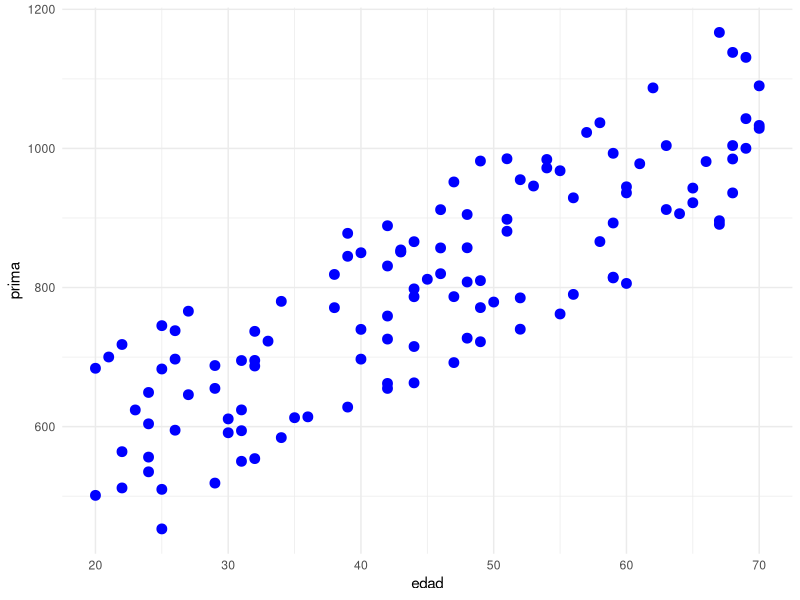
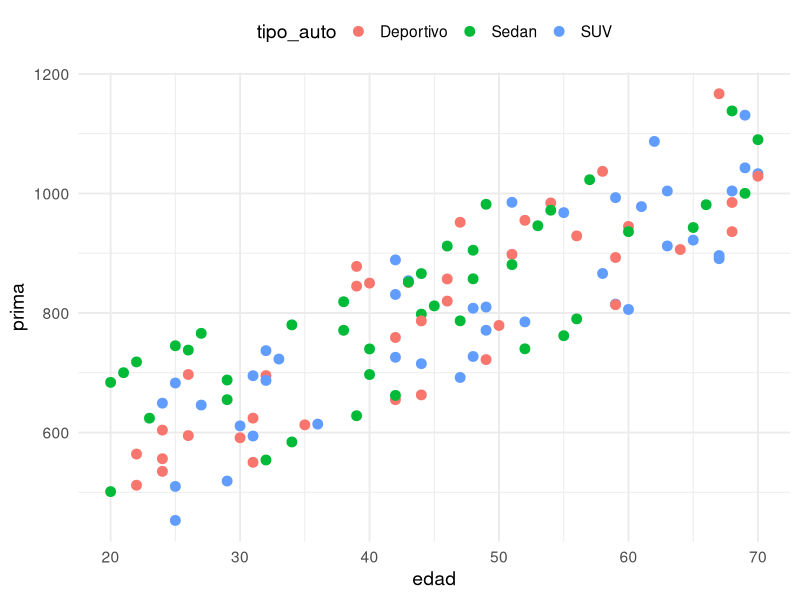
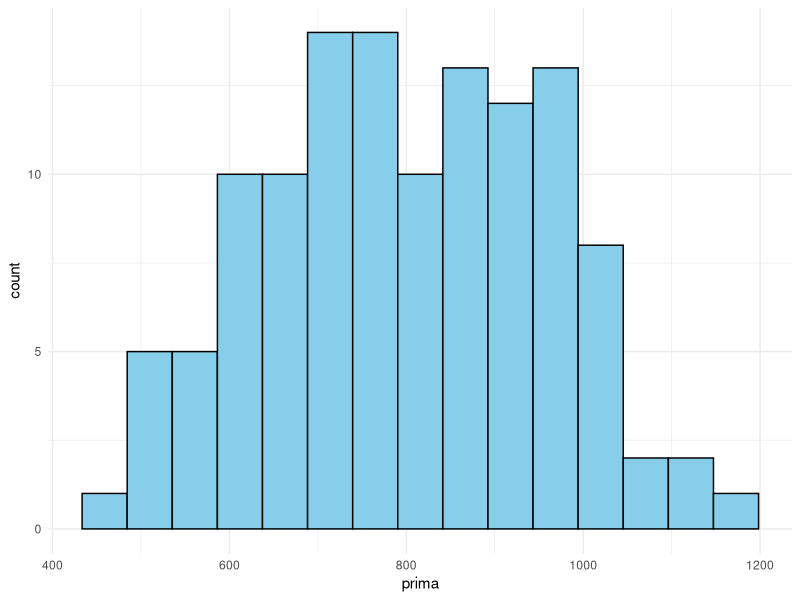
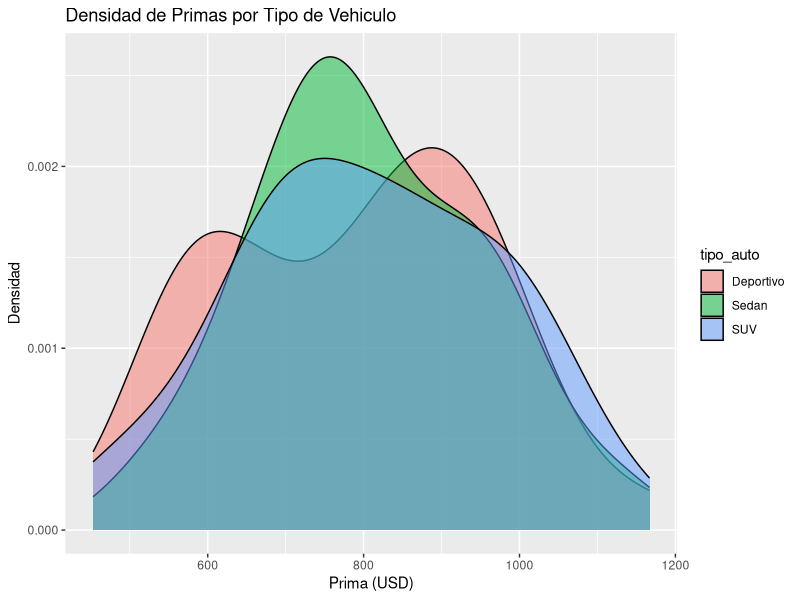
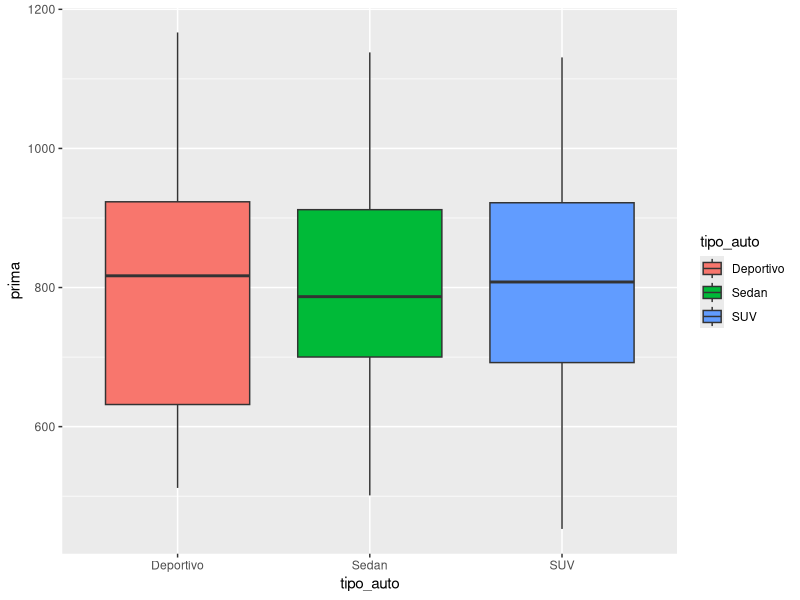
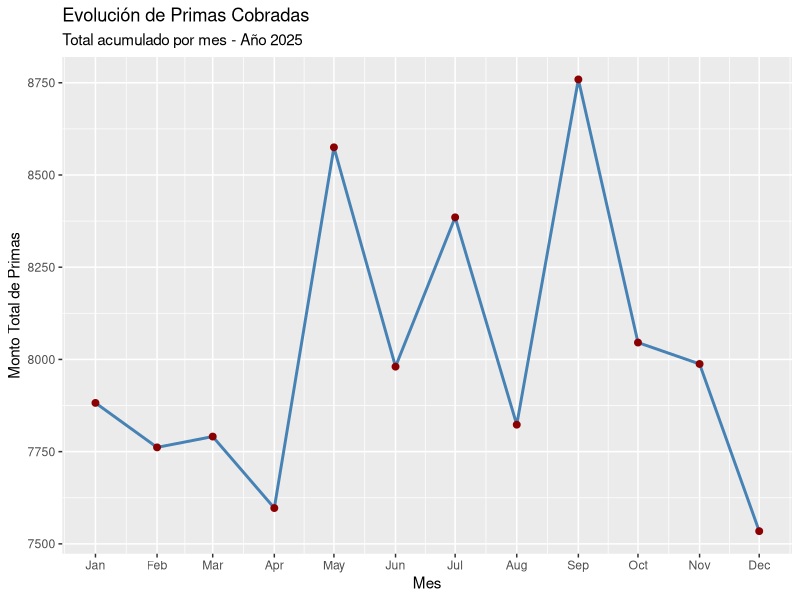
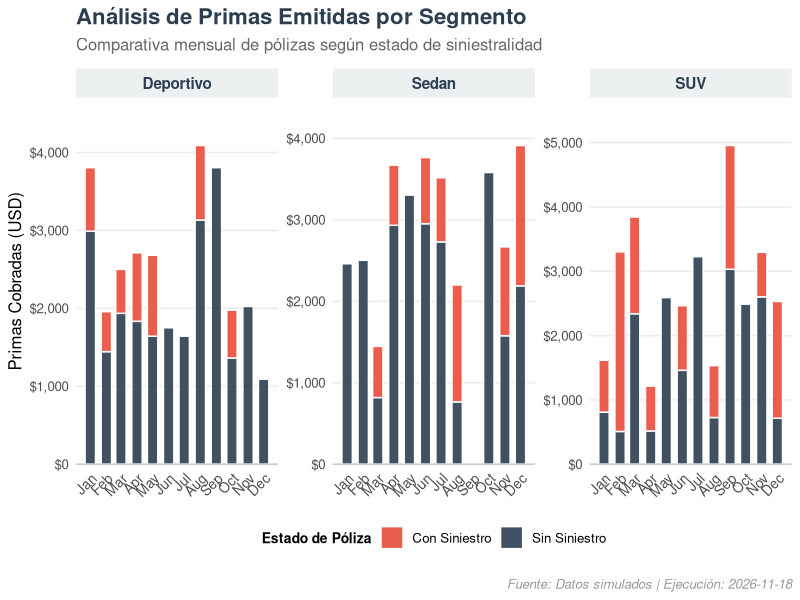

Here is the R script that generated these plots, in order:
## ---- chunk 1
#| message: false
library(tidyverse)
library(ggplot2)
library(scales)

# Semilla para reproducibilidad
set.seed(123)

cartera <- tibble(
  edad = sample(18:70, 120, replace = TRUE),
  tipo_auto = sample(c("Sedan", "SUV", "Deportivo"), 120, replace = T),
  prima = jitter(edad * 10 + sample(200:500, 120)),
  siniestro = sample(c(0, 1), 120, replace = TRUE, prob = c(0.8, 0.2)),
  mes = rep(seq(as.Date("2025-01-01"), by = "month", length.out = 12), times = 10)
) %>% 
  mutate(siniestro = as.factor(siniestro))
## ---- chunk 2
#| label: scatter-out
#| echo: false
ggplot(data = cartera, aes(x = edad, y = prima)) +
  geom_point(color = "blue", size = 3) + theme_minimal()
## ---- chunk 3
#| label: aes-color-out
#| echo: false
ggplot(cartera, aes(x = edad, y = prima, color = tipo_auto)) +
  geom_point(size = 3) + theme_minimal(base_size = 14) + theme(legend.position="top")
## ---- chunk 4
#| label: hist-out
#| echo: false
ggplot(cartera, aes(x = prima)) +
  geom_histogram(bins = 15, fill = "skyblue", color = "black") + theme_minimal()
## ---- chunk 5
#| label: dens-out
#| echo: false
ggplot(cartera, 
       aes(x = prima, 
           fill = tipo_auto )) +
  geom_density(alpha = 0.5) +
  labs(
    title = "Densidad de Primas por Tipo de Vehiculo", 
    x = "Prima (USD)", 
    y = "Densidad")
## ---- chunk 6
#| label: box-out
#| echo: false
ggplot(cartera, 
       aes(x = tipo_auto, 
           y = prima,
           fill = tipo_auto)) +
  geom_boxplot()
## ---- chunk 7
#| label: line-out
#| echo: false
# 1. Agrupamos y sumarizamos para obtener el total por mes
cartera_resumen <- cartera %>%
  group_by(mes) %>%
  summarise(total_prima = sum(prima))

# 2. Generamos el gráfico
ggplot(cartera_resumen, aes(x = mes, y = total_prima)) +
  # Usamos geom_line y geom_point para ver la tendencia
  geom_line(color = "steelblue", linewidth = 1) + 
  geom_point(color = "darkred", size = 2) +
  # Ajustes de formato para el eje de fechas
  scale_x_date(date_labels = "%b", date_breaks = "1 month") +
  labs(
    title = "Evolución de Primas Cobradas",
    subtitle = "Total acumulado por mes - Año 2025",
    x = "Mes",
    y = "Monto Total de Primas"
  )
## ---- chunk 8
#| label: pers-out
#| echo: false
# --- 1. Preparación de los datos ---
cartera_grafico <- cartera %>%
  group_by(mes, tipo_auto, siniestro) %>%
  summarise(monto_primas = sum(prima), .groups = "drop") %>%
  mutate(siniestro_label = ifelse(siniestro == 1, "Con Siniestro", "Sin Siniestro"))

# --- 2. Gráfico ---
ggplot(cartera_grafico, aes(x = mes, y = monto_primas, fill = siniestro_label)) +
  
  # --- Geometrías ---
  # width = 20 ajusta el ancho de las barras (días) para que no se toquen entre meses
  geom_col(width = 20, color = "white", alpha = 0.9) + 
  
  # --- Facetas ---
  facet_wrap(~tipo_auto, scales = "free_y") +
  
  # --- Escalas ---
  scale_y_continuous(
    labels = scales::dollar_format(prefix = "$", big.mark = ","),
    # expansion añade un 15% extra arriba para que las etiquetas o barras no toquen el techo
    expand = expansion(mult = c(0, 0.15)) 
  ) +
  scale_x_date(
    date_labels = "%b", 
    date_breaks = "1 month"
  ) +
  scale_fill_manual(
    values = c("Sin Siniestro" = "#2C3E50", "Con Siniestro" = "#E74C3C")
  ) +
  
  # --- Etiquetas ---
  labs(
    title = "Análisis de Primas Emitidas por Segmento",
    subtitle = "Comparativa mensual de pólizas según estado de siniestralidad",
    x = NULL,
    y = "Primas Cobradas (USD)",
    fill = "Estado de Póliza",
    caption = paste0("Fuente: Datos simulados | Ejecución: ", Sys.Date())
  ) +
  
  # --- Tema Personalizado ---
  theme_minimal(base_size = 12) +
  theme(
    # Títulos y Textos (Usando element_text nativo)
    plot.title = element_text(face = "bold", size = 16, color = "#2c3e50", hjust = 0),
    plot.subtitle = element_text(size = 12, color = "grey40", margin = margin(b = 10)),
    plot.caption = element_text(color = "grey60", face = "italic", margin = margin(t = 15)),
    
    # Leyenda movida abajo para dar más espacio al gráfico
    legend.position = "bottom",
    legend.title = element_text(face = "bold", size = 10),
    
    # Estilo de las facetas (Cajitas grises arriba de cada gráfico)
    strip.background = element_rect(fill = "#ECF0F1", color = NA),
    strip.text = element_text(face = "bold", color = "#2C3E50", size = 11),
    
    # Limpieza de Ejes
    axis.text.x = element_text(angle = 45, hjust = 1, size = 10), # Rotación para leer los meses
    axis.line.x = element_line(color = "grey80"), # Línea sutil en el eje X
    panel.grid.minor = element_blank(), # Eliminar cuadrícula menor
    panel.grid.major.x = element_blank() # Eliminar líneas verticales para limpieza visual
  )
